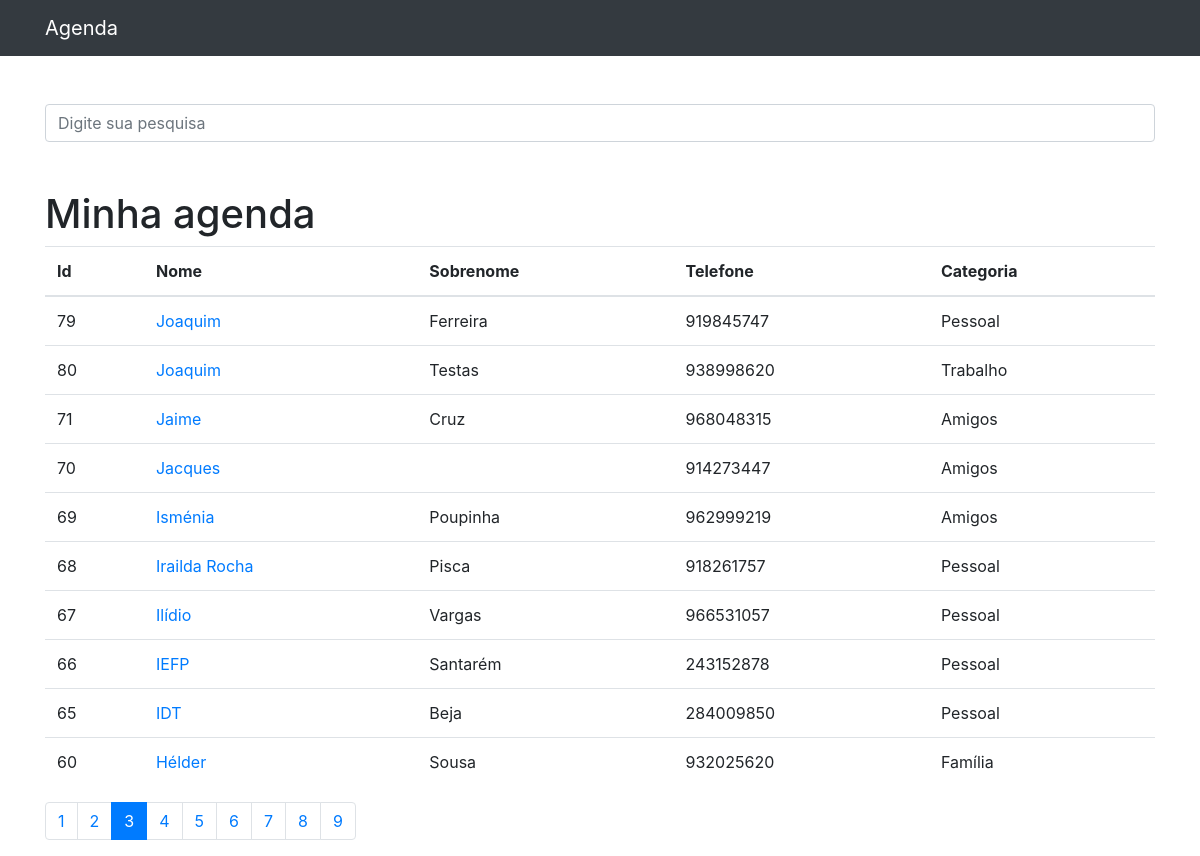
Screenshot of /?page=3&termo= with the database file from the repository.
### contactos/models.py (models this page shows, shortened)
class Contacto(models.Model):
    nome = models.CharField('Nome', max_length=100)
    apelido = models.CharField('Apelido', max_length=100, blank=True)
    telefone = models.CharField('Telefone', max_length=15, unique=True)
    email = models.EmailField('E-mail', blank=True)
    data_criacao = models.DateTimeField('Data de criação', default=timezone.now)
    descricao = models.TextField(blank=True)
    categoria = models.ForeignKey(Categoria, on_delete=models.DO_NOTHING)
    mostrar = models.BooleanField(default=True)
    foto = models.ImageField('Foto', blank=True, upload_to='fotos')

class Categoria(models.Model):
    nome = models.CharField(max_length=200)
    def __str__(self):
        return self.nome

### contactos/views.py (the view)
# urls.py: urlpatterns = [path('', views.index, name='index'),
def index(request):
    contactos = Contacto.objects.order_by('-nome').filter(mostrar=True)
    pagina = Paginator(contactos, 10)
    pag = request.GET.get('page')
    contactos = pagina.get_page(pag)
    return render(request, 'contactos/index.html', {'contactos': contactos})

### contactos/templates/contactos/index.html
{% extends 'base.html' %}
{% block conteudo %}
<h1 class="mt-5">Minha agenda</h1>
<table class="table">
  <thead>
    <tr>
      <th>Id</th>
      <th>Nome</th>
      <th>Sobrenome</th>
      <th>Telefone</th>
      <th>Categoria</th>
    </tr>
  </thead>
  <tbody>
  {% for contacto in contactos %}
    <tr>
      <td>{{ contacto.id }}</td>
      <td>
        <a href="{% url 'detalhe' contacto.id %}">{{ contacto.nome }}</a>
      </td>
      <td>{{ contacto.apelido }}</td>
      <td>{{ contacto.telefone }}</td>
      <td>{{ contacto.categoria }}</td>
    </tr>
  {% endfor %}
  </tbody>
</table>
<nav aria-label="Page navigation example">
  <ul class="pagination">
    {% for pagina in contactos.paginator.page_range %}
    {% if contactos.number == pagina %}
    <li class="page-item active">
      <a class="page-link" href="?page={{ pagina }}&termo={{ request.GET.termo }}">{{ pagina }}</a>
    </li>
    {% else %}
    <li class="page-item">
      <a class="page-link" href="?page={{ pagina }}&termo={{ request.GET.termo }}">{{ pagina }}</a>
    </li>
    {% endif %}
    {% endfor %}
  </ul>
</nav>
{% endblock %}

### rows the page displays
Contacto: id "79", nome "Joaquim", apelido "Ferreira", telefone "919845747", categoria "Pessoal"
Contacto: id "80", nome "Joaquim", apelido "Testas", telefone "938998620", categoria "Trabalho"
Contacto: id "71", nome "Jaime", apelido "Cruz", telefone "968048315", categoria "Amigos"
Contacto: id "70", nome "Jacques", telefone "914273447", categoria "Amigos"
Contacto: id "69", nome "Isménia", apelido "Poupinha", telefone "962999219", categoria "Amigos"
Contacto: id "68", nome "Irailda Rocha", apelido "Pisca", telefone "918261757", categoria "Pessoal"
Contacto: id "67", nome "Ilídio", apelido "Vargas", telefone "966531057", categoria "Pessoal"
Contacto: id "66", nome "IEFP", apelido "Santarém", telefone "243152878", categoria "Pessoal"
Contacto: id "65", nome "IDT", apelido "Beja", telefone "284009850", categoria "Pessoal"
Contacto: id "60", nome "Hélder", apelido "Sousa", telefone "932025620", categoria "Família"

### other values shown
{{ pagina }} "1" "2" "4" "5" "6" "7" "8" "9"
{{ pagina }} "3"
